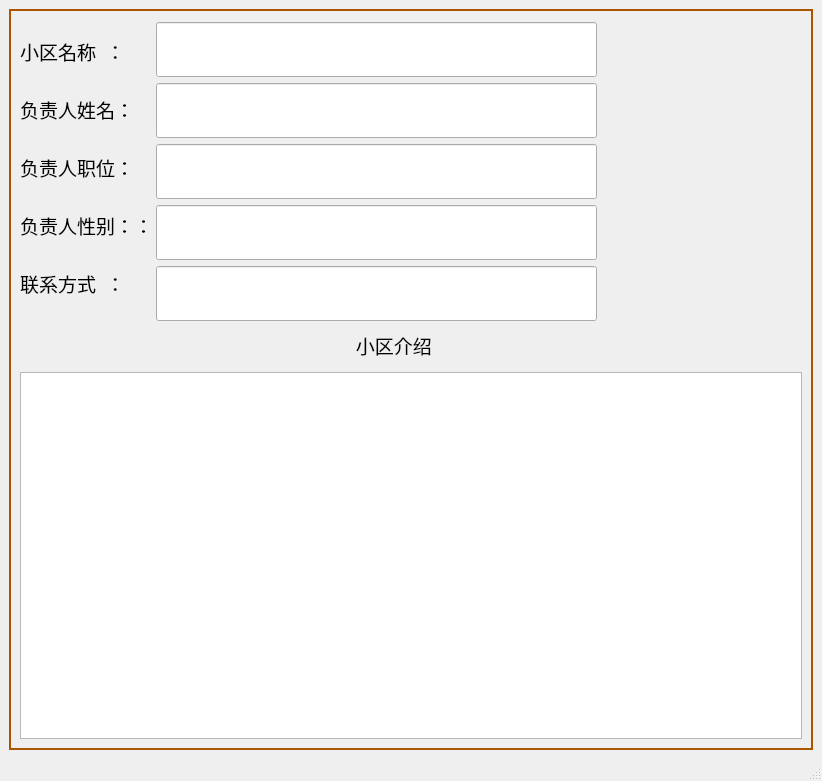
<?xml version="1.0" encoding="UTF-8"?>
<ui version="4.0">
 <class>xqInfo_User</class>
 <widget class="QMainWindow" name="xqInfo_User">
  <property name="geometry">
   <rect>
    <x>0</x>
    <y>0</y>
    <width>822</width>
    <height>781</height>
   </rect>
  </property>
  <property name="windowTitle">
   <string>MainWindow</string>
  </property>
  <widget class="QWidget" name="centralwidget">
   <layout class="QGridLayout" name="gridLayout_2">
    <item row="0" column="0">
     <widget class="QFrame" name="frame">
      <property name="styleSheet">
       <string notr="true">#frame{border:2px solid rgb(170,85,0)}</string>
      </property>
      <property name="frameShape">
       <enum>QFrame::StyledPanel</enum>
      </property>
      <property name="frameShadow">
       <enum>QFrame::Raised</enum>
      </property>
      <layout class="QGridLayout" name="gridLayout">
       <item row="0" column="0">
        <layout class="QVBoxLayout" name="verticalLayout_4">
         <item>
          <layout class="QHBoxLayout" name="horizontalLayout">
           <item>
            <layout class="QVBoxLayout" name="verticalLayout">
             <item>
              <widget class="QLabel" name="label">
               <property name="minimumSize">
                <size>
                 <width>130</width>
                 <height>41</height>
                </size>
               </property>
               <property name="maximumSize">
                <size>
                 <width>130</width>
                 <height>41</height>
                </size>
               </property>
               <property name="font">
                <font>
                 <family>宋体</family>
                 <pointsize>14</pointsize>
                </font>
               </property>
               <property name="text">
                <string>小区名称  ：</string>
               </property>
              </widget>
             </item>
             <item>
              <widget class="QLabel" name="label_2">
               <property name="minimumSize">
                <size>
                 <width>130</width>
                 <height>41</height>
                </size>
               </property>
               <property name="maximumSize">
                <size>
                 <width>130</width>
                 <height>41</height>
                </size>
               </property>
               <property name="font">
                <font>
                 <family>宋体</family>
                 <pointsize>14</pointsize>
                </font>
               </property>
               <property name="text">
                <string>负责人姓名：</string>
               </property>
              </widget>
             </item>
             <item>
              <widget class="QLabel" name="label_3">
               <property name="minimumSize">
                <size>
                 <width>130</width>
                 <height>41</height>
                </size>
               </property>
               <property name="maximumSize">
                <size>
                 <width>130</width>
                 <height>41</height>
                </size>
               </property>
               <property name="font">
                <font>
                 <family>宋体</family>
                 <pointsize>14</pointsize>
                </font>
               </property>
               <property name="text">
                <string>负责人职位：</string>
               </property>
              </widget>
             </item>
             <item>
              <widget class="QLabel" name="label_4">
               <property name="minimumSize">
                <size>
                 <width>130</width>
                 <height>41</height>
                </size>
               </property>
               <property name="maximumSize">
                <size>
                 <width>130</width>
                 <height>41</height>
                </size>
               </property>
               <property name="font">
                <font>
                 <family>宋体</family>
                 <pointsize>14</pointsize>
                </font>
               </property>
               <property name="text">
                <string>负责人性别：：</string>
               </property>
              </widget>
             </item>
             <item>
              <widget class="QLabel" name="label_5">
               <property name="minimumSize">
                <size>
                 <width>130</width>
                 <height>41</height>
                </size>
               </property>
               <property name="maximumSize">
                <size>
                 <width>130</width>
                 <height>41</height>
                </size>
               </property>
               <property name="font">
                <font>
                 <family>宋体</family>
                 <pointsize>14</pointsize>
                </font>
               </property>
               <property name="text">
                <string>联系方式  ：</string>
               </property>
              </widget>
             </item>
            </layout>
           </item>
           <item>
            <layout class="QVBoxLayout" name="verticalLayout_2">
             <item>
              <widget class="QLineEdit" name="lineEdit_xqname">
               <property name="minimumSize">
                <size>
                 <width>441</width>
                 <height>55</height>
                </size>
               </property>
               <property name="maximumSize">
                <size>
                 <width>441</width>
                 <height>51</height>
                </size>
               </property>
               <property name="font">
                <font>
                 <family>宋体</family>
                 <pointsize>14</pointsize>
                </font>
               </property>
               <property name="focusPolicy">
                <enum>Qt::NoFocus</enum>
               </property>
              </widget>
             </item>
             <item>
              <widget class="QLineEdit" name="lineEdit_fzrname">
               <property name="minimumSize">
                <size>
                 <width>441</width>
                 <height>55</height>
                </size>
               </property>
               <property name="maximumSize">
                <size>
                 <width>441</width>
                 <height>51</height>
                </size>
               </property>
               <property name="font">
                <font>
                 <family>宋体</family>
                 <pointsize>14</pointsize>
                </font>
               </property>
               <property name="focusPolicy">
                <enum>Qt::NoFocus</enum>
               </property>
              </widget>
             </item>
             <item>
              <widget class="QLineEdit" name="lineEdit_fzrzw">
               <property name="minimumSize">
                <size>
                 <width>441</width>
                 <height>55</height>
                </size>
               </property>
               <property name="maximumSize">
                <size>
                 <width>441</width>
                 <height>51</height>
                </size>
               </property>
               <property name="font">
                <font>
                 <family>宋体</family>
                 <pointsize>14</pointsize>
                </font>
               </property>
               <property name="focusPolicy">
                <enum>Qt::NoFocus</enum>
               </property>
              </widget>
             </item>
             <item>
              <widget class="QLineEdit" name="lineEdit_sex">
               <property name="minimumSize">
                <size>
                 <width>441</width>
                 <height>55</height>
                </size>
               </property>
               <property name="maximumSize">
                <size>
                 <width>441</width>
                 <height>51</height>
                </size>
               </property>
               <property name="font">
                <font>
                 <family>宋体</family>
                 <pointsize>14</pointsize>
                </font>
               </property>
               <property name="focusPolicy">
                <enum>Qt::NoFocus</enum>
               </property>
              </widget>
             </item>
             <item>
              <widget class="QLineEdit" name="lineEdit_tel">
               <property name="minimumSize">
                <size>
                 <width>441</width>
                 <height>55</height>
                </size>
               </property>
               <property name="maximumSize">
                <size>
                 <width>441</width>
                 <height>51</height>
                </size>
               </property>
               <property name="font">
                <font>
                 <family>宋体</family>
                 <pointsize>14</pointsize>
                </font>
               </property>
               <property name="focusPolicy">
                <enum>Qt::NoFocus</enum>
               </property>
              </widget>
             </item>
            </layout>
           </item>
           <item>
            <spacer name="horizontalSpacer">
             <property name="orientation">
              <enum>Qt::Horizontal</enum>
             </property>
             <property name="sizeHint" stdset="0">
              <size>
               <width>40</width>
               <height>20</height>
              </size>
             </property>
            </spacer>
           </item>
          </layout>
         </item>
         <item>
          <layout class="QVBoxLayout" name="verticalLayout_3">
           <item alignment="Qt::AlignHCenter">
            <widget class="QLabel" name="label_6">
             <property name="minimumSize">
              <size>
               <width>130</width>
               <height>41</height>
              </size>
             </property>
             <property name="maximumSize">
              <size>
               <width>130</width>
               <height>41</height>
              </size>
             </property>
             <property name="font">
              <font>
               <family>宋体</family>
               <pointsize>14</pointsize>
              </font>
             </property>
             <property name="text">
              <string>  小区介绍</string>
             </property>
            </widget>
           </item>
           <item>
            <widget class="QTextBrowser" name="textBrowser">
             <property name="font">
              <font>
               <family>宋体</family>
               <pointsize>14</pointsize>
              </font>
             </property>
             <property name="focusPolicy">
              <enum>Qt::NoFocus</enum>
             </property>
            </widget>
           </item>
          </layout>
         </item>
        </layout>
       </item>
      </layout>
     </widget>
    </item>
   </layout>
  </widget>
  <widget class="QMenuBar" name="menubar">
   <property name="geometry">
    <rect>
     <x>0</x>
     <y>0</y>
     <width>822</width>
     <height>25</height>
    </rect>
   </property>
  </widget>
  <widget class="QStatusBar" name="statusbar"/>
 </widget>
 <resources/>
 <connections/>
</ui>
